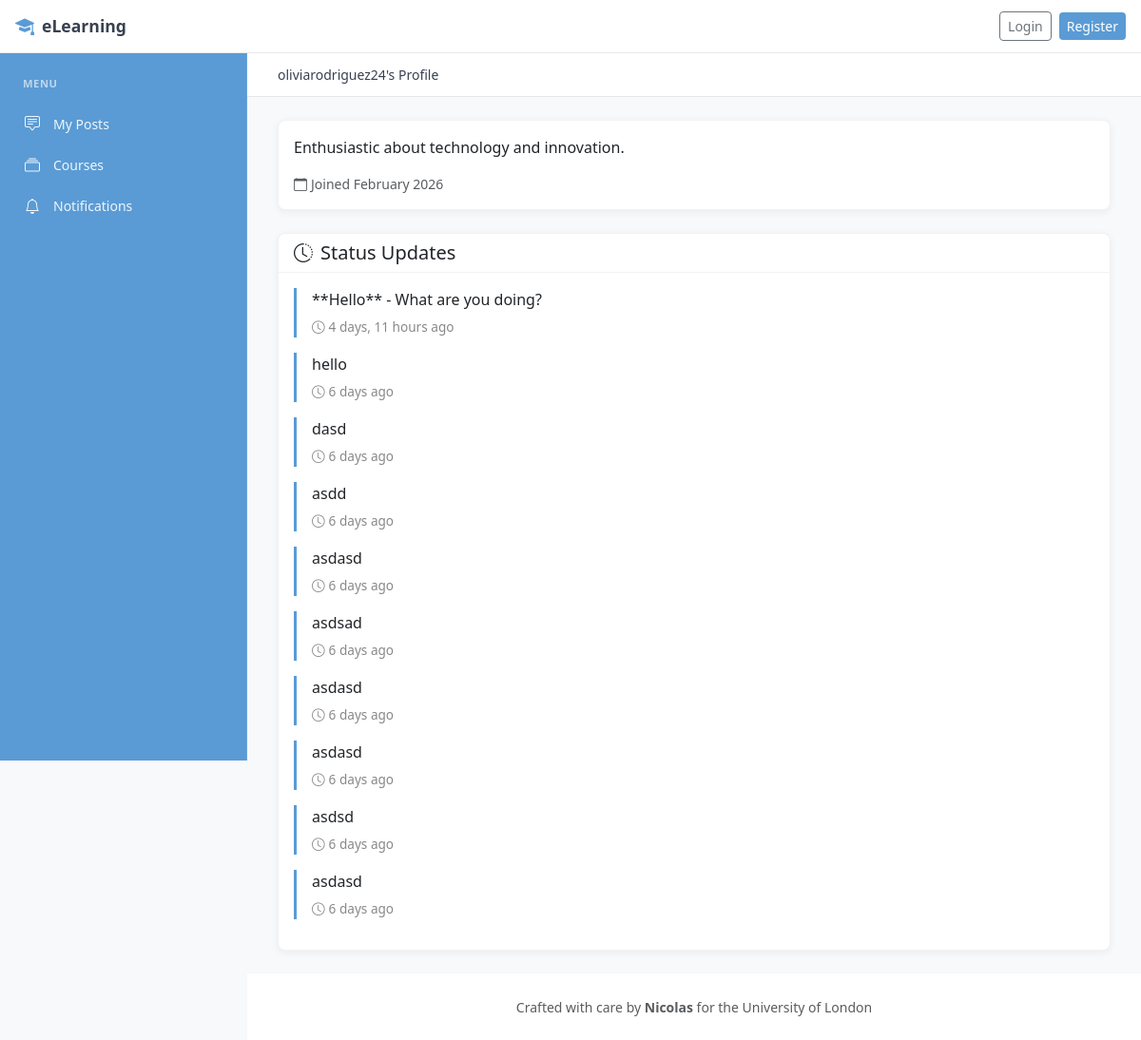
Page /accounts/profile/oliviarodriguez24/ on the committed database.
### apps/accounts/models.py (models this page shows, shortened)
class User(AbstractUser):
    class UserType(models.TextChoices):
        STUDENT = 'student', 'Student'
        TEACHER = 'teacher', 'Teacher'
    email = models.EmailField(unique=True)
    user_type = models.CharField(
        max_length=10,
        choices=UserType.choices,
        default=UserType.STUDENT,
    )
    photo = models.ImageField(
        upload_to=profile_photo_path,
        storage=media_storage,
        blank=True,
        null=True,
    )
    bio = models.TextField(blank=True, max_length=500)
    created_at = models.DateTimeField(auto_now_add=True)
    updated_at = models.DateTimeField(auto_now=True)

class StatusUpdate(models.Model):
    user = models.ForeignKey(
        User,
        on_delete=models.CASCADE,
        related_name='status_updates',
    )
    content = models.TextField(max_length=500)
    created_at = models.DateTimeField(auto_now_add=True)
    class Meta:
        ordering = ['-created_at']

### apps/accounts/views.py (the view)
# urls.py: path('profile/<str:username>/', views.ProfileView.as_view(), name='profile'),
class ProfileView(DetailView):
    model = User
    template_name = 'accounts/profile.html'
    context_object_name = 'profile_user'
    slug_field = 'username'
    slug_url_kwarg = 'username'
    def get_context_data(self, **kwargs):
        context = super().get_context_data(**kwargs)
        context['status_updates'] = self.object.status_updates.all()[:10]
        return context

### templates/accounts/profile.html (shortened to what this page needs)
{% extends 'base_sidebar.html' %}
{% block sidebar %}
{% include 'includes/sidebar_menu.html' %}
{% endblock sidebar %}
{% block breadcrumb %}
<div class="breadcrumb-bar">
    <nav aria-label="breadcrumb">
        <ol class="breadcrumb">
            <li class="breadcrumb-item active">{{ profile_user.username }}'s Profile</li>
        </ol>
    </nav>
</div>
{% endblock breadcrumb %}
{% block content %}
<div class="card mb-4">
    <div class="card-body">
        {% if profile_user.bio %}
            <p class="mb-3">{{ profile_user.bio }}</p>
        {% endif %}
        <p class="small text-muted mb-0">
            <i class="bi bi-calendar me-1"></i>Joined {{ profile_user.created_at|date:"F Y" }}
        </p>
    </div>
</div>
<div class="card">
    <div class="card-header">
        <h5 class="mb-0"><i class="bi bi-clock-history me-2"></i>Status Updates</h5>
    </div>
    <div class="card-body">
        {% if status_updates %}
            {% for status in status_updates %}
                <div class="status-update">
                    <p class="mb-1">{{ status.content }}</p>
                    <small class="timestamp">
                        <i class="bi bi-clock me-1"></i>{{ status.created_at|timesince }} ago
                    </small>
                </div>
            {% endfor %}
        {% else %}
            <p class="text-muted text-center mb-0">
                <i class="bi bi-chat-square me-2"></i>No status updates yet.
            </p>
        {% endif %}
    </div>
</div>
{% endblock %}

### static/css/style.css (style rules this page uses)
:root { --primary-blue: #5a9bd5; --primary-blue-light: #e8f1f8; --primary-blue-hover: #4a8bc5; --accent-green: #7cb87c; --accent-green-light: #e8f5e8; --bg-light: #f8f9fa; --bg-white: #ffffff; --text-primary: #333333; --text-secondary: #666666; --text-muted: #888888; --border-color: #dee2e6; --error-color: #e8a5a5; --error-text: #c25555; }
body { min-height: 100vh; display: flex; flex-direction: column; background-color: var(--bg-light); color: var(--text-primary); }
.card { box-shadow: 0 2px 8px rgba(0, 0, 0, 0.06); border: 1px solid rgba(0, 0, 0, 0.05); border-radius: 0.5rem; }
.card-header { background-color: #fff; border-bottom: 1px solid rgba(0, 0, 0, 0.05); border-radius: 0.5rem 0.5rem 0 0 !important; }
.status-update { border-left: 3px solid var(--primary-blue); padding-left: 1rem; margin-bottom: 1rem; }
.status-update .timestamp { font-size: 0.85rem; color: var(--text-muted); }

### templates/base_sidebar.html (style rules this page uses)
:root { --sidebar-width: 260px; --header-height: 56px; --sidebar-bg: #5a9bd5; --sidebar-border: rgba(255, 255, 255, 0.1); --sidebar-text: rgba(255, 255, 255, 0.9); --sidebar-text-muted: rgba(255, 255, 255, 0.6); --sidebar-hover: rgba(255, 255, 255, 0.1); --sidebar-active: #ffffff; --sidebar-active-bg: rgba(255, 255, 255, 0.15); }
body { min-height: 100vh; display: flex; flex-direction: column; }
.breadcrumb-bar { background: white; border-bottom: 1px solid #e5e7eb; padding: 0.75rem 2rem; display: flex; align-items: center; gap: 1rem; flex-wrap: wrap; }
.breadcrumb-bar .breadcrumb { margin: 0; padding: 0; background: none; }
.breadcrumb-bar .breadcrumb-item { font-size: 0.875rem; }
.breadcrumb-bar .breadcrumb-item.active { color: #374151; }

### rows in the picture
User: username "oliviarodriguez24", bio "Enthusiastic about technology and innovation.", created_at "February 2026"
StatusUpdate: content "**Hello** - What are you doing?", created_at "4 days, 11 hours"
StatusUpdate: content "hello", created_at "6 days"
StatusUpdate: content "dasd", created_at "6 days"
StatusUpdate: content "asdd", created_at "6 days"
StatusUpdate: content "asdasd", created_at "6 days"
StatusUpdate: content "asdsad", created_at "6 days"
StatusUpdate: content "asdasd", created_at "6 days"
StatusUpdate: content "asdasd", created_at "6 days"
StatusUpdate: content "asdsd", created_at "6 days"
StatusUpdate: content "asdasd", created_at "6 days"
